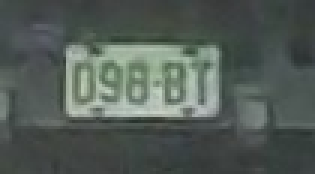
#> input picture hw2/236_0.81410295.jpg, 105 x 58 px (shown 3 times larger)
$ python hw03-4.py
#> lines starting #> are read from the running program, lines starting #| are printed output that depends on the picture; after the words box and inside, x2 and y2 are one past the last pixel; in counts of white or black regions, pixels touching at a corner belong together
import cv2
import numpy as np
import matplotlib.pyplot as plt
from PIL import Image

def convert2BinaryImage(img):
	height = img.shape[0]
	width = img.shape[1]
	#convert grayscale into binary image, threshold is 128
	for row in range(height):
		for col in range(width):
			pix = img[row][col]
			if pix >= 128:
				img[row][col] = 255
			else:
				img[row][col] = 0
	return img


def Connected_Components(img):
	'''
	img_label:shape與img相同的2D.list，目的是要存放每個像素對應到label編號
	labels:  ex.[0, 1, 2, 3, 4, 5, 6, ...]
			 ex.label4, label5連通=>[0, 1, 2, 3, 5, 5, 6]
	labels主要就是拿來存放標籤的變化結果，位置代表原本的標籤號碼
	位置對應的值代表後來經過聯通後的標籤號碼
	演算法步驟：（從左上至右下掃描每一個pixel）
	1.當pixel的值！＝0，則
	2-a.去判斷左邊的pixel是否!=0，若!=0，則
	    把目前pixel的img_label存成左邊的pixel的標籤號碼
	2-b.去判斷左邊的pixel是否!=0，若==0，則
	    把目前pixel的img_label存成新的一個標籤號碼
	3-a.去判斷上方的pixel是否!=0，若!=0，則
	    把labels中所有的element的值跟上方pixel的img_label相同的element
	    改成目前pixel的img_label值
	4.第二次掃瞄，由img_label與labels
	  img_label[i] = labels[ img_label[i] ]
	'''

	height = img.shape[0]
	width = img.shape[1]
	img_label = [ [-1]*width for h in range(height) ]
	labels = [0]
	#轉換成0, 1的標籤
	for row in range(height):
		for col in range(width):
			if img[row][col] == 0:
				img[row][col] = 0
			else:
				img[row][col] = 1
    #第一次掃瞄
	for row in range(height):
		for col in range(width):
			if img[row][col] != 0:
				img_label[row][col] = labels[-1]
				if col > 0:
					if img[row][col-1] != 0:
						img_label[row][col] = img_label[row][col-1]
					else:
						labels.append(labels[len(labels)-1]+1)
						img_label[row][col] = labels[-1]

				if row > 0:
					if img_label[row-1][col] != -1 and labels[img_label[row-1][col]] != labels[-1]:
						temp = labels[img_label[row-1][col]]
						for n, i in enumerate(labels):
							if i == temp:
								labels[n] = labels[-1]
		labels.append(labels[len(labels)-1]+1)
	#第二次掃瞄
	for row in range(height):
		for col in range(width):
			if img_label[row][col] != -1:
				img_label[row][col] = labels[img_label[row][col]]

	bin_list = list(set(labels))
	return img_label, bin_list

def find_regionPoint(img_bin, bin_list, target_value):
	height = len(img_bin)
	width = len(img_bin[0])
	bin_count = [0] * len(bin_list)
	for row in range(height):
		for col in range(width):
			if img_bin[row][col] != -1:
				bin_count[bin_list.index(img_bin[row][col])] += 1

	target_label = []
	#print the label that the region is more than 500pix
	for n, i in enumerate(bin_count):
		if i > target_value:
			target_label.append(bin_list[n])

	top = [height] * len(target_label)
	bottom = [0] * len(target_label)
	left = [width] * len(target_label)
	right = [0] * len(target_label)
	centroid_x = [0] * len(target_label)
	centroid_y = [0] * len(target_label)
	count = [0] * len(target_label)
	for row in range(height):
		for col in range(width):
			if img_bin[row][col] in target_label:
				n = target_label.index(img_bin[row][col])
				if row < top[n]:
					top[n] = row
				if row > bottom[n]:
					bottom[n] = row
				if col < left[n]:
					left[n] = col
				if col > right[n]:
					right[n] = col
				centroid_x[n] += col
				centroid_y[n] += row
				count[n] += 1
	for i in range(len(target_label)):
		centroid_x[i] = int(centroid_x[i]/count[i])
		centroid_y[i] = int(centroid_y[i]/count[i])


	return left, right, top, bottom, centroid_x, centroid_y

def draw_histogram(img):
	hist_img = [0] * 256
	for row in range(img.shape[0]):
		for col in range(img.shape[1]):
			pix = img[row][col]
			hist_img[pix] += 1
	plt.bar(range(len(hist_img)), hist_img, width = 2)
	return plt


def draw_rectangle(img, left, right, top, bottom, color):
    # Draw top & bottom
    for x in range(left, right + 1):
        img[top][x] = color
        img[bottom][x] = color

    # Draw left & right
    for y in range(top, bottom + 1):
        img[y][left] = color
        img[y][right] = color

def draw_centroid(img, centroid_x, centroid_y, color):
	centroid_size = 12
	for x in range(int(centroid_x - centroid_size/2), int(centroid_x + centroid_size/2)):
		img[x][centroid_y] = color
	for y in range(int(centroid_y - centroid_size/2), int(centroid_y + centroid_size/2)):
		img[centroid_x][y] = color


if __name__ == '__main__':

	FileName = '236_0.81410295.jpg'

	#以灰階讀入圖片; 0代表cv2.IMREAD_GRAYSCALE, 1代表cv2.IMREAD_COLOR,
	#			  -1代表cv2.IMREAD_UNCHANGED
	img = cv2.imread(FileName, 0)
#> img: shape (58, 105); min 46, max 208, mean 88.5

	#2.
	plt = draw_histogram(img)
#> after the loop in draw_histogram, `for row in range(img.shape[0]):`: hist_img = 256 values, max 290 at index 67, min 0 at index 0, mean 23.79
	plt.savefig(FileName+'_histogram.jpg')
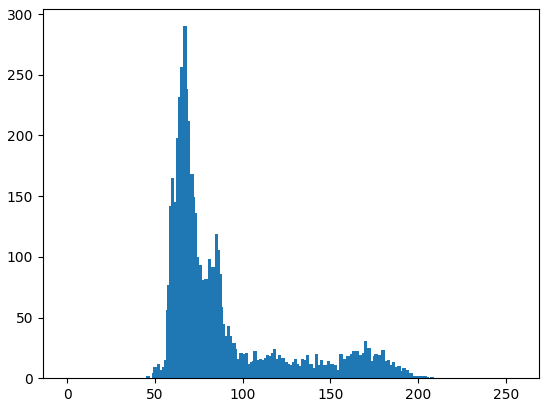
#> figure drawn by matplotlib, 1 panel; tallest bar 290 high, from x = 66 to 68
	print(FileName+'_histogram.jpg'+' saved!')

	#1.
	img = convert2BinaryImage(img)
#> after the loop in convert2BinaryImage, `for row in range(height):`:
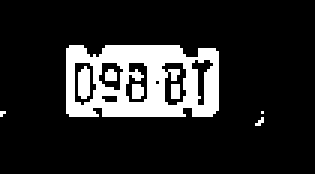
#> img: shape (58, 105) (shown 3 times larger); 15.3% white; 8 white regions (6 under 20 px), largest, box (x1, y1, x2, y2) and area: (22, 15, 73, 39) 835, (26, 22, 30, 33) 38
	cv2.imwrite(FileName+'_BinaryImage.jpg', img)
	print(FileName+'_BinaryImage.jpg'+' saved!')

	#3.
	img_bin, bin_list = Connected_Components(img)
#> after the loop in Connected_Components, `for row in range(height):`:
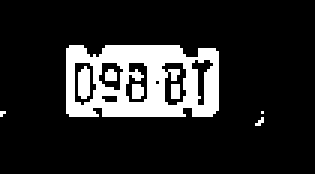
#> img: shape (58, 105) (shown 3 times larger); values 0 (black) and 1 (white), 15.3% white; 8 white regions (6 under 20 px), largest, box (x1, y1, x2, y2) and area: (22, 15, 73, 39) 835, (26, 22, 30, 33) 38
#> img_bin = 58 items; bin_list = 66 values, max 201 at index 58, min 0 at index 0, mean 107.7
	left, right, top, bottom, centroid_x, centroid_y = find_regionPoint(img_bin, bin_list, target_value = 500)
#> in find_regionPoint, `height = len(img_bin)`: height = 58
#> in find_regionPoint, `width = len(img_bin[0])`: width = 105
#> in find_regionPoint, `bin_count = [0] * len(bin_list)`: bin_count = 66 values from 0 to 0
#> after the loop in find_regionPoint, `for row in range(height):`: bin_count = 66 values, max 824 at index 34, min 0 at index 0, mean 14.08
#> the loop in find_regionPoint, `for n, i in enumerate(bin_count):` made 66 passes
#> i on passes 1 to 12: 0, 0, 0, 0, 0, 0, 0, 0, 0, 0, 0, 0
#> after the loop in find_regionPoint, `for n, i in enumerate(bin_count):`: target_label = [178]
#> in find_regionPoint, `top = [height] * len(target_label)`: top = [58]
#> in find_regionPoint, `bottom = [0] * len(target_label)`: bottom = [0]
#> in find_regionPoint, `left = [width] * len(target_label)`: left = [105]
#> in find_regionPoint, `right = [0] * len(target_label)`: right = [0]
#> after the loop in find_regionPoint, `for row in range(height):`: bottom = [38]; centroid_x = [39063]; centroid_y = [22053]; count = [824]; left = [22]; right = [72]; top = [15]
#> the loop in find_regionPoint, `for i in range(len(target_label)):` made 1 pass
#> after the loop in find_regionPoint, `for i in range(len(target_label)):`: centroid_x = [47]; centroid_y = [26]
#> left = [22]; right = [72]; top = [15]; bottom = [38]; centroid_x = [47]; centroid_y = [26]

	img1 = cv2.imread(FileName+'_BinaryImage.jpg', 1)
#> img1: shape (58, 105, 3); min 0, max 255, mean 38.9
	for i in range(len(left)):
		draw_rectangle(img1, left[i], right[i], top[i], bottom[i], (0, 255, 0))
		draw_centroid(img1, centroid_y[i], centroid_x[i], (0, 255, 0))
#> this loop made 1 pass
#> centroid_size in draw_centroid on pass 1: 12
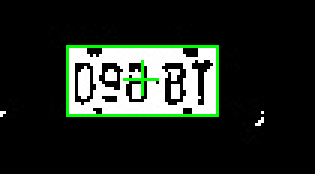
#> img1: shape (58, 105, 3) (shown 3 times larger); mean B, G, R 33.5, 40.5, 33.5

	cv2.imwrite(FileName+'_Connected_Components.jpg', img1)
	print(FileName+'_Connected_Components.jpg'+' saved!')
